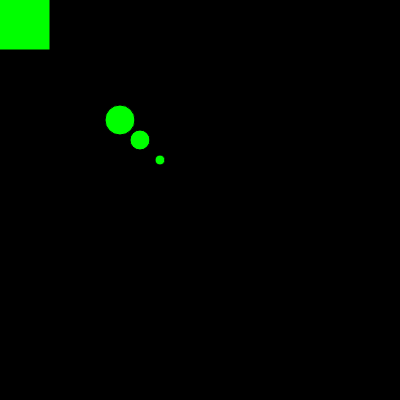
Frame 1 (no input)
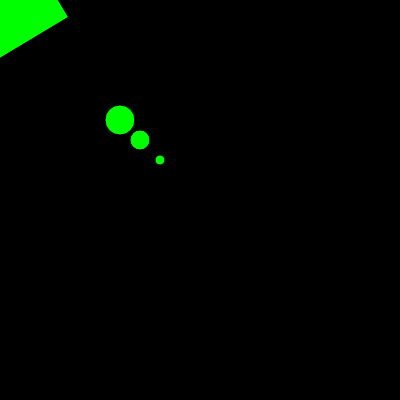
Frame 60 (no input)
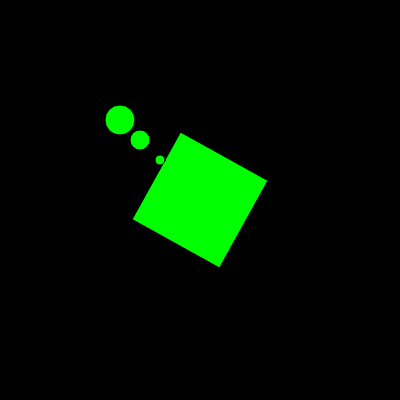
Frame 120 (the mouse pressed at the canvas centre since frame 60)

The p5.js sketch that drew these frames (run headless with seeded random() and noise() and a simulated clock; from frame 60 on, the mouse is pressed at the canvas centre):

// p5.js sketch
// ── sketch.js
var deg = 0;

function setup() { 
  createCanvas(400, 400);
} 

function draw() { 
  background(0);
  fill(0,255,0);
  
  push();
  translate(mouseX,mouseY);
  rotate(radians(deg));
  rectMode(CENTER);
  rect(0,0,100,100);
  pop();
  
  ellipse(120, 120, 30,30);
	ellipse(140, 140, 20,20);
  ellipse(160, 160, 10,10);

  
  // deg++ SAME AS deg = deg + 1
  deg++;
}
